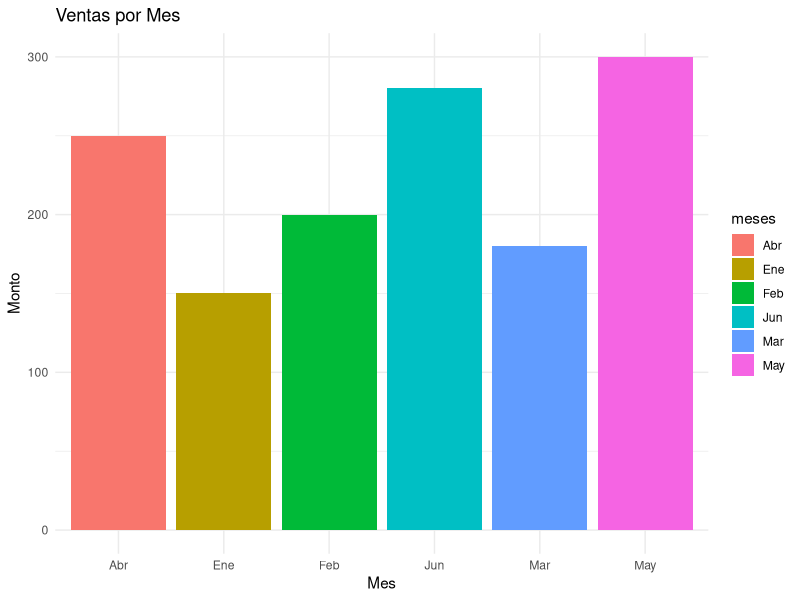
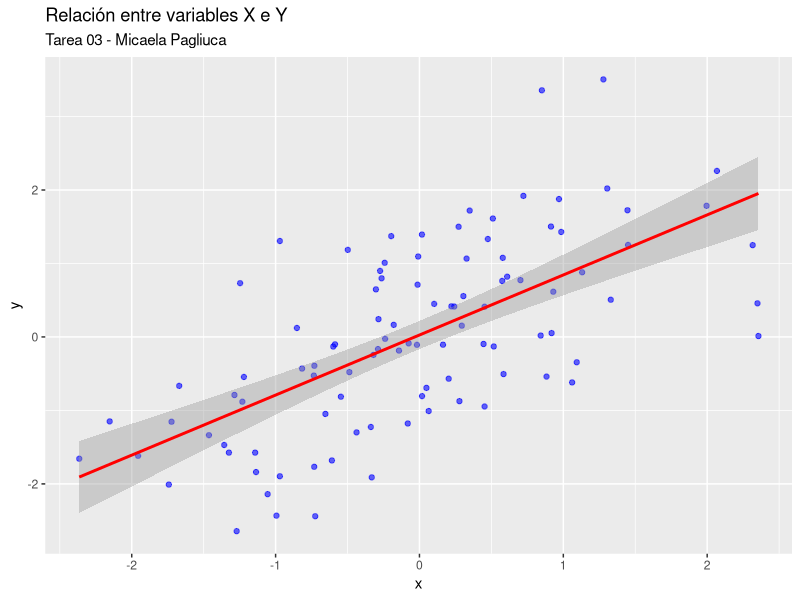
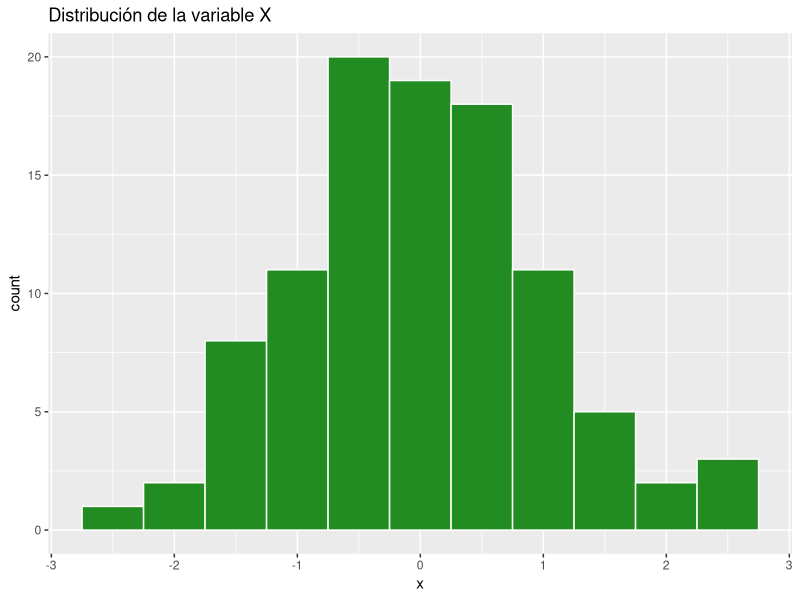

These charts were generated, in order, by the following R code:
# Tarea 03 - Visualización de Datos
# Alumna: Micaela Pagliuca

# 1. Cargar librerías necesarias
# install.packages("ggplot2")
library(ggplot2)

# 2. Crear un dataset de ejemplo (Ventas mensuales)
meses <- c("Ene", "Feb", "Mar", "Abr", "May", "Jun")
ventas <- c(150, 200, 180, 250, 300, 280)
datos <- data.frame(meses, ventas)

# 3. Gráfico de Barras Básico
ggplot(datos, aes(x = meses, y = ventas, fill = meses)) +
  geom_bar(stat = "identity") +
  theme_minimal() +
  labs(title = "Ventas por Mes", x = "Mes", y = "Monto")

# 4. Gráfico de Dispersión (Scatter Plot)
x <- rnorm(100)
y <- x + rnorm(100)
df_scatter <- data.frame(x, y)

ggplot(df_scatter, aes(x = x, y = y)) +
  geom_point(color = "blue", alpha = 0.6) +
  geom_smooth(method = "lm", color = "red") +
  labs(title = "Relación entre variables X e Y", subtitle = "Tarea 03 - Micaela Pagliuca")

# 5. Histograma
ggplot(df_scatter, aes(x = x)) +
  geom_histogram(binwidth = 0.5, fill = "forestgreen", color = "white") +
  labs(title = "Distribución de la variable X")

# Fin del script de visualización
